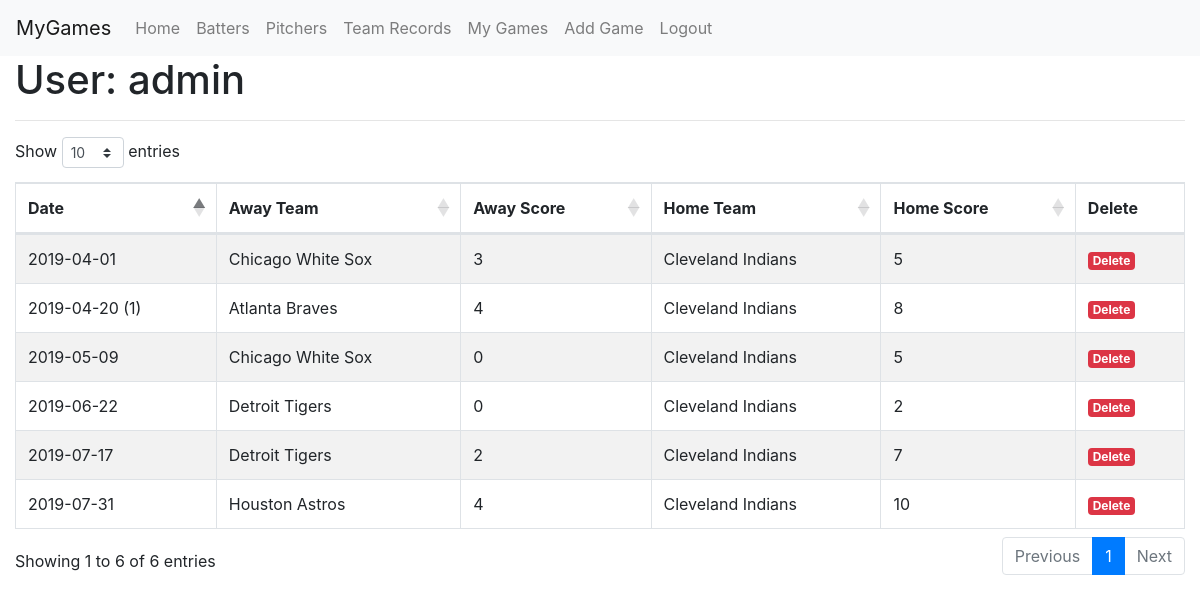
Screenshot of /mygames (signed in) with the database file from the repository.
### app/models.py (models this page shows, shortened)
class User(UserMixin, db.Model):
	id = db.Column(db.Integer, primary_key=True)
	username = db.Column(db.String(64), index=True, unique=True)
	email = db.Column(db.String(128), index=True, unique=True)
	password_hash = db.Column(db.String(128))

class Game(db.Model):
	id = db.Column(db.Integer, primary_key=True)
	game_pk = db.Column(db.Integer, db.ForeignKey('game_data.game_pk'), index=True)
	user_id = db.Column(db.Integer, db.ForeignKey('user.id'))

class GameData(db.Model):
	game_pk = db.Column(db.Integer, primary_key=True)
	date = db.Column(db.String(10))
	dh_status = db.Column(db.Integer, default=None)
	home_team = db.Column(db.String(32), index=True)
	home_score = db.Column(db.Integer)
	away_team = db.Column(db.String(32), index=True)
	away_score = db.Column(db.Integer)
	player_data_added = db.Column(db.Boolean, default=False)

### app/routes.py (the view)
@app.route('/mygames')
@login_required
def list_games():
	games = db.session.query(Game, GameData).\
					   filter(Game.user_id==current_user.id).\
					   filter(GameData.game_pk==Game.game_pk).\
					   order_by(GameData.date).\
					   all()
	return render_template('mygames.html', games=games)

### app/models.py (called while the page is built)
@login.user_loader
def load_user(id):
	return User.query.get(int(id))

### app/templates/mygames.html
{% extends "sort_table.html" %}
{% block app_content %}
    <h1>User: {{ current_user.username }}</h1>
	<hr>
	{% if games|length > 0 %}
	<table id="games"
	       class="table table-striped table-bordered sort-table"
	       data-order='[[0, "asc"]]'>
		<thead>
			<tr>
				<th>Date</th>
				<th>Away Team</th>
				<th>Away Score</th>
				<th>Home Team</th>
				<th>Home Score</th>
				<th data-orderable="false">Delete</th>
			</tr>
		</thead>
		<tbody>
			{% for g, gd in games %}
				<tr>
					<td>{{ gd.date }}{% if gd.dh_status %} ({{gd.dh_status}}){% endif %}</td>
					<td>{{ gd.away_team }}</td>
					<td>{{ gd.away_score }}</td>
					<td>{{ gd.home_team }}</td>
					<td>{{ gd.home_score }}</td>
					<td><a href="{{ url_for('rm_game', game_pk=gd.game_pk) }}" class="badge badge-danger">
						Delete
					</a></td>
				</tr>
			{% endfor %}
		</tbody>
	</table>
	{% else %}
	<p>No Games Found</p>
	{% endif %}
{% endblock %}

### app/templates/sort_table.html (shortened to what this page needs)
{% extends "base.html" %}
{% block styles %}
	{{ super() }}
	<link rel="stylesheet" type="text/css" href="https://cdn.datatables.net/1.10.19/js/dataTables.bootstrap4.min.js">
	<link rel="stylesheet" type="text/css" href="https://cdn.datatables.net/1.10.19/css/dataTables.bootstrap4.min.css">
{% endblock %}

### app/templates/base.html (shortened to what this page needs)
<!DOCTYPE html>
<html>
	<head>
		{% block styles %}
			<link rel="stylesheet" href="https://stackpath.bootstrapcdn.com/bootstrap/4.3.1/css/bootstrap.min.css">
		{% endblock styles %}
	</head>
	<body>
		{% block navbar %}
		    <nav class="navbar navbar-expand-md navbar-light bg-light">
		        <a class="navbar-brand" href="#">MyGames</a>
		        <div class="collapse navbar-collapse justify-content-between" id="navbar1">
		            <ul class="navbar-nav">
		                <li class="nav-item">
		                    <a class="nav-link" href="{{ url_for('index') }}">Home</a>
		                </li>
		                {% if current_user.is_anonymous %}
		                    <li class="nav_item">
		                        <a class="nav-link" href="{{ url_for('login') }}">Log In</a>
		                    </li>
		                {% else %}
		                    <li class="nav-item">
		                        <a class="nav-link" href="{{ url_for('batter_stats') }}">Batters</a>
		                    </li>
		                    <li class="nav-item">
		                        <a class="nav-link" href="{{ url_for('pitcher_stats') }}">Pitchers</a>
		                    </li>
		                    <li class="nav-item">
		                        <a class="nav-link" href="{{ url_for('team_records') }}">Team Records</a>
		                    </li>
		                    <li class="nav-item">
		                        <a class="nav-link" href="{{ url_for('list_games') }}">My Games</a>
		                    </li>
		                    <li class="nav-item">
		                        <a class="nav-link" href="{{ url_for('choose_date') }}">Add Game</a>
		                    </li>
		                    <li class="nav-item">
		                        <a class="nav-link" href="{{ url_for('logout') }}">Logout</a>
		                    </li>
		                {% endif %}
		            </ul>
		        </div>
		    </nav>
		{% endblock navbar %}
		{% block content %}
		    <div class="container-fluid">
		        {% block app_content %}{% endblock %}
		    </div>
		{% endblock content %}
	</body>
</html>

### rows the page displays
User: username "admin"
Game: date "2019-04-01", away_team "Chicago White Sox", away_score "3", home_team "Cleveland Indians", home_score "5"
Game: date "2019-04-20", dh_status "1", away_team "Atlanta Braves", away_score "4", home_team "Cleveland Indians", home_score "8"
Game: date "2019-05-09", away_team "Chicago White Sox", away_score "0", home_team "Cleveland Indians", home_score "5"
Game: date "2019-06-22", away_team "Detroit Tigers", away_score "0", home_team "Cleveland Indians", home_score "2"
Game: date "2019-07-17", away_team "Detroit Tigers", away_score "2", home_team "Cleveland Indians", home_score "7"
Game: date "2019-07-31", away_team "Houston Astros", away_score "4", home_team "Cleveland Indians", home_score "10"
